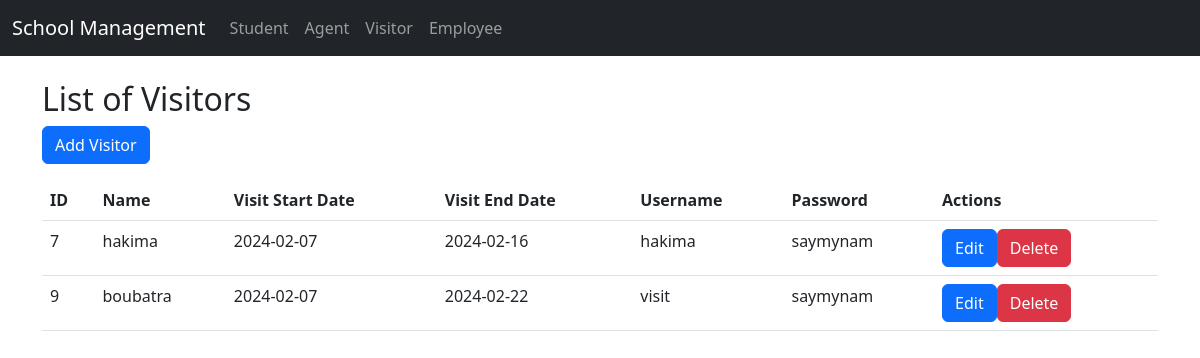
Page /admin/visitur/show.php (signed in) on the committed database.
### tables this page shows
CREATE TABLE `visitor` (
  `visitor_id` int(11) NOT NULL,
  `visitor_name` varchar(255) NOT NULL,
  `visit_start_date` date NOT NULL,
  `visit_end_date` date NOT NULL,
  `username` varchar(50) DEFAULT NULL,
  `password` varchar(255) DEFAULT NULL
);

### admin/visitur/show.php (the view, shortened to what this page needs)
<?php
require_once('../../db.php');
function displayVisitors() {
    global $conn;
    $visitors = $conn->query("SELECT visitor_id, visitor_name, visit_start_date, visit_end_date, username, password FROM Visitor");
    if ($visitors->num_rows > 0) {
        echo "<table class='table'>";
        echo "<thead><tr><th>ID</th><th>Name</th><th>Visit Start Date</th><th>Visit End Date</th><th>Username</th><th>Password</th><th>Actions</th></tr></thead>";
        echo "<tbody>";
        while ($row = $visitors->fetch_assoc()) {
            echo "<tr>";
            echo "<td>" . $row['visitor_id'] . "</td>";
            echo "<td>" . $row['visitor_name'] . "</td>";
            echo "<td>" . $row['visit_start_date'] . "</td>";
            echo "<td>" . $row['visit_end_date'] . "</td>";
            echo "<td>" . $row['username'] . "</td>";
            echo "<td>" . $row['password'] . "</td>";
            echo "<td>";
            echo "<a href='edit.php?id=" . $row['visitor_id'] . "' class='btn btn-primary'>Edit</a>";
            echo "<a href='delete.php?id=" . $row['visitor_id'] . "' class='btn btn-danger'>Delete</a>";
            echo "</td>";
            echo "</tr>";
        }
        echo "</tbody>";
        echo "</table>";
    } else {
        echo "No visitors found.";
    }
}
?>
<!DOCTYPE html>
<html lang="en">
<head>
    <link rel="stylesheet" href="https://cdn.jsdelivr.net/npm/bootstrap@5.3.0-alpha1/dist/css/bootstrap.min.css">
</head>
<body>
<nav class="navbar navbar-expand-lg navbar-dark bg-dark">
  <div class="container-fluid">
    <a class="navbar-brand" href="../dashboard.php">School Management</a>
    <div class="collapse navbar-collapse" id="navbarNavDropdown">
      <ul class="navbar-nav">
        <li class="nav-item">
          <a class="nav-link" href="../../admin/student/show.php">Student</a>
        </li>
        <li class="nav-item">
          <a class="nav-link" href="../../admin/agent/show.php">Agent</a>
        </li>
        <li class="nav-item">
          <a class="nav-link" href="../../admin/visitur/show.php">Visitor</a>
        </li>
        <li class="nav-item">
          <a class="nav-link" href="../../admin/employee/show.php">Employee</a>
        </li>
      </ul>
    </div>
  </div>
</nav>
<div class="container mt-4">
    <h2>List of Visitors</h2>
    <a href="../../admin/visitur/add.php" class="btn btn-primary mb-3">Add Visitor</a>
    <?php
    displayVisitors();
    ?>
</div>
</body>
</html>

### rows in the picture
visitor: visitor_id "7", visitor_name "hakima", visit_start_date "2024-02-07", visit_end_date "2024-02-16", username "hakima", password "saymynam"
visitor: visitor_id "9", visitor_name "boubatra", visit_start_date "2024-02-07", visit_end_date "2024-02-22", username "visit", password "saymynam"
